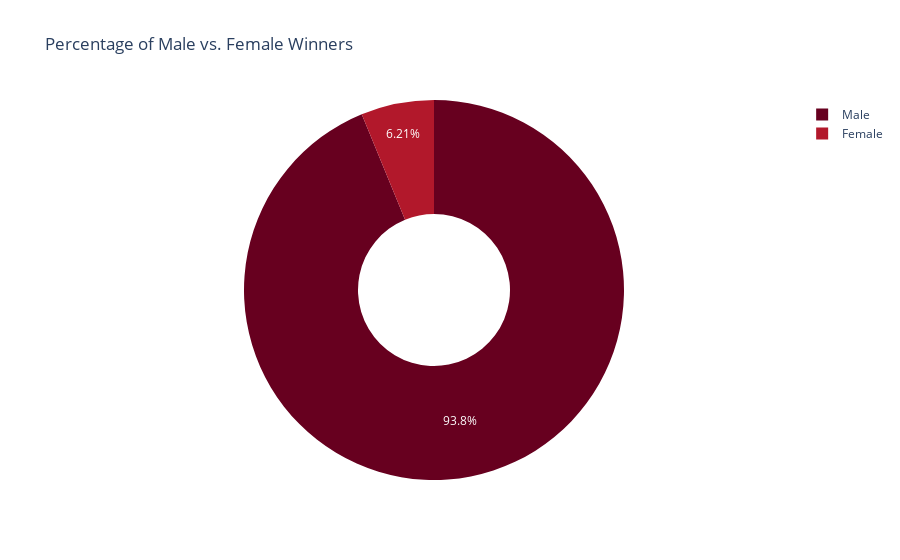

Write notebook code for a chart like this one.
### Markdown cell above
**Challenge**: Create a [donut chart using plotly](https://plotly.com/python/pie-charts/) which shows how many prizes went to men compared to how many prizes went to women. What percentage of all the prizes went to women?

### Code cell
gender = df_data.sex.value_counts()

fig = px.pie(labels=gender.index,
             values=gender.values,
             title="Percentage of Male vs. Female Winners",
             names=gender.index,
             color_discrete_sequence=px.colors.sequential.RdBu,
             hole=0.4
            )
# fig.update_traces(textposition='inside', textfont_size=15, textinfo='percent')
fig.show()

### Figure 1 — Plotly figure (JSON) as saved in the notebook; plotly's stock layout.template omitted (floating-point values rounded to 4 significant figures)
{"data": [{"domain": {"x": [0, 1], "y": [0, 1]}, "hole": 0.4, "hovertemplate": "label=%{label}<br>value=%{value}<extra></extra>", "labels": ["Male", "Female"], "legendgroup": "", "name": "", "showlegend": true, "type": "pie", "values": [876, 58]}], "layout": {"legend": {"tracegroupgap": 0}, "piecolorway": ["rgb(103,0,31)", "rgb(178,24,43)", "rgb(214,96,77)", "rgb(244,165,130)", "rgb(253,219,199)", "rgb(247,247,247)", "rgb(209,229,240)", "rgb(146,197,222)", "rgb(67,147,195)", "rgb(33,102,172)", "rgb(5,48,97)"], "title": {"text": "Percentage of Male vs. Female Winners"}}}
